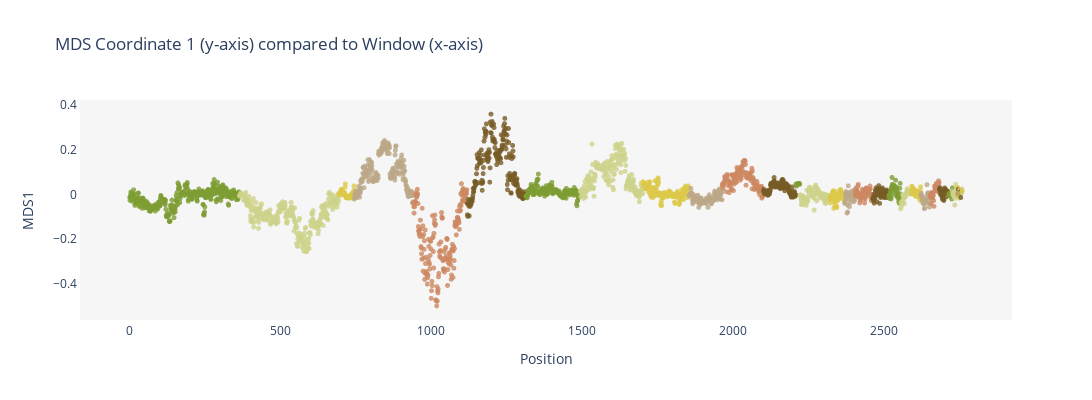

The notebook cell this image was saved under:
### Code cell
fig = px.scatter(y=mds.samples["PC1"], 
                 title="MDS Coordinate 1 (y-axis) compared to Window (x-axis)", 
                 color=chrs, 
                 labels=chrs,
                 color_discrete_sequence=kakapo_colors,
                 width=1200, height=400
                )

fig.update_traces(marker=dict(size=5, opacity=0.8))
fig.update_layout(showlegend=False)
fig.update_layout(xaxis=dict(showgrid=False, zeroline=False, showline=True, title="Position"))
fig.update_layout(yaxis=dict(showgrid=False, zeroline=False, showline=True, title="MDS1"))
fig.update_layout(paper_bgcolor="white")
fig.update_layout(plot_bgcolor="#f6f6f6")
fig.write_image("mds_coord1.svg")
fig.write_image("mds_coord1.png")
fig

### Figure 1 — Plotly figure (JSON) as saved in the notebook; plotly's stock layout.template omitted (floating-point values rounded to 4 significant figures; data arrays with more than 128 entries replaced by an {"elided": "..."} marker saying what was removed)
{"data": [{"hovertemplate": "color=S1<br>x=%{x}<br>y=%{y}<extra></extra>", "legendgroup": "S1", "marker": {"color": "#7D9D33", "opacity": 0.8, "size": 5, "symbol": "circle"}, "mode": "markers", "name": "S1", "showlegend": true, "type": "scattergl", "x": {"elided": "364 int values"}, "xaxis": "x", "y": {"elided": "364 float values"}, "yaxis": "y"}, {"hovertemplate": "color=S2<br>x=%{x}<br>y=%{y}<extra></extra>", "legendgroup": "S2", "marker": {"color": "#CED38C", "opacity": 0.8, "size": 5, "symbol": "circle"}, "mode": "markers", "name": "S2", "showlegend": true, "type": "scattergl", "x": {"elided": "331 int values"}, "xaxis": "x", "y": {"elided": "331 float values"}, "yaxis": "y"}, {"hovertemplate": "color=S3<br>x=%{x}<br>y=%{y}<extra></extra>", "legendgroup": "S3", "marker": {"color": "#DCC949", "opacity": 0.8, "size": 5, "symbol": "circle"}, "mode": "markers", "name": "S3", "showlegend": true, "type": "scattergl", "x": [695, 696, 697, 698, 699, 700, 701, 702, 703, 704, 705, 706, 707, 708, 709, 710, 711, 712, 713, 714, 715, 716, 717, 718, 719, 720, 721, 722, 723, 724, 725, 726, 727, 728, 729, 730, 731, 732, 733, 734, 735, 736, 737, 738, 739, 740, 741, 742, 743, 744], "xaxis": "x", "y": [0.0002889, -0.0007677, 0.004194, 0.007369, 0.0121, 0.007649, 0.02014, 0.02301, -0.001815, -0.001098, 0.00354, 0.01731, 0.009505, 0.007828, 0.00155, 0.001281, 0.001678, 0.00142, 0.007932, 0.03232, 0.04718, -0.008775, -0.01459, -0.01398, -0.009856, -0.009051, -0.01508, -0.01592, -0.01713, -0.007916, -0.01188, -0.009806, -0.01127, -0.01599, -0.003594, -0.007888, -0.01498, -0.01486, -0.01329, -0.008942, -0.01173, -0.01209, 0.004026, -0.01567, -0.01648, 0.007555, 0.006278, 0.007631, 0.01912, 0.03867], "yaxis": "y"}, {"hovertemplate": "color=S4<br>x=%{x}<br>y=%{y}<extra></extra>", "legendgroup": "S4", "marker": {"color": "#BCA888", "opacity": 0.8, "size": 5, "symbol": "circle"}, "mode": "markers", "name": "S4", "showlegend": true, "type": "scattergl", "x": {"elided": "196 int values"}, "xaxis": "x", "y": {"elided": "196 float values"}, "yaxis": "y"}, {"hovertemplate": "color=S5<br>x=%{x}<br>y=%{y}<extra></extra>", "legendgroup": "S5", "marker": {"color": "#CD8862", "opacity": 0.8, "size": 5, "symbol": "circle"}, "mode": "markers", "name": "S5", "showlegend": true, "type": "scattergl", "x": {"elided": "178 int values"}, "xaxis": "x", "y": {"elided": "178 float values"}, "yaxis": "y"}, {"hovertemplate": "color=S6<br>x=%{x}<br>y=%{y}<extra></extra>", "legendgroup": "S6", "marker": {"color": "#775B24", "opacity": 0.8, "size": 5, "symbol": "circle"}, "mode": "markers", "name": "S6", "showlegend": true, "type": "scattergl", "x": {"elided": "195 int values"}, "xaxis": "x", "y": {"elided": "195 float values"}, "yaxis": "y"}, {"hovertemplate": "color=S7<br>x=%{x}<br>y=%{y}<extra></extra>", "legendgroup": "S7", "marker": {"color": "#7D9D33", "opacity": 0.8, "size": 5, "symbol": "circle"}, "mode": "markers", "name": "S7", "showlegend": true, "type": "scattergl", "x": {"elided": "181 int values"}, "xaxis": "x", "y": {"elided": "181 float values"}, "yaxis": "y"}, {"hovertemplate": "color=S8<br>x=%{x}<br>y=%{y}<extra></extra>", "legendgroup": "S8", "marker": {"color": "#CED38C", "opacity": 0.8, "size": 5, "symbol": "circle"}, "mode": "markers", "name": "S8", "showlegend": true, "type": "scattergl", "x": {"elided": "207 int values"}, "xaxis": "x", "y": {"elided": "207 float values"}, "yaxis": "y"}, {"hovertemplate": "color=S9<br>x=%{x}<br>y=%{y}<extra></extra>", "legendgroup": "S9", "marker": {"color": "#DCC949", "opacity": 0.8, "size": 5, "symbol": "circle"}, "mode": "markers", "name": "S9", "showlegend": true, "type": "scattergl", "x": {"elided": "153 int values"}, "xaxis": "x", "y": {"elided": "153 float values"}, "yaxis": "y"}, {"hovertemplate": "color=S10<br>x=%{x}<br>y=%{y}<extra></extra>", "legendgroup": "S10", "marker": {"color": "#BCA888", "opacity": 0.8, "size": 5, "symbol": "circle"}, "mode": "markers", "name": "S10", "showlegend": true, "type": "scattergl", "x": [1855, 1856, 1857, 1858, 1859, 1860, 1861, 1862, 1863, 1864, 1865, 1866, 1867, 1868, 1869, 1870, 1871, 1872, 1873, 1874, 1875, 1876, 1877, 1878, 1879, 1880, 1881, 1882, 1883, 1884, 1885, 1886, 1887, 1888, 1889, 1890, 1891, 1892, 1893, 1894, 1895, 1896, 1897, 1898, 1899, 1900, 1901, 1902, 1903, 1904, 1905, 1906, 1907, 1908, 1909, 1910, 1911, 1912, 1913, 1914, 1915, 1916, 1917, 1918, 1919, 1920, 1921, 1922, 1923, 1924, 1925, 1926, 1927, 1928, 1929, 1930, 1931, 1932, 1933, 1934, 1935, 1936, 1937, 1938, 1939, 1940, 1941, 1942, 1943, 1944, 1945, 1946, 1947, 1948, 1949, 1950, 1951, 1952, 1953, 1954, 1955, 1956, 1957, 1958, 1959, 1960, 1961, 1962, 1963, 1964], "xaxis": "x", "y": [-0.005475, -0.005317, -0.00336, -0.00096, 0.002458, -0.003237, 0.02718, 0.004978, 0.007433, -0.01234, -0.004417, -0.02521, -0.0421, -0.03443, -0.0005284, -0.0297, -0.03436, -0.02654, -0.02304, -0.01718, -0.01392, -0.00717, -0.02241, -0.01334, -0.01188, -0.006177, -0.01961, -0.0145, -0.01846, -0.003303, -0.01532, -0.03818, -0.05812, -0.03671, -0.03433, -0.03587, -0.04596, -0.03826, -0.02252, -0.01716, -0.01631, -0.03165, -0.03411, -0.03424, -0.03894, -0.039, -0.03799, -0.0298, -0.02673, -0.03325, -0.03753, -0.03695, -0.03387, -0.03942, -0.02671, -0.02782, -0.03859, -0.03969, -0.01577, -0.02209, -0.02841, -0.0279, -0.03282, -0.0579, -0.01593, -0.01371, -0.01766, -0.001392, -0.01406, -0.01779, -0.02982, -0.02857, -0.02881, -0.03876, -0.04235, -0.03427, -0.02148, -0.01193, -0.02408, -0.02328, -0.02616, -0.02621, -0.02681, -0.01331, 0.006646, 0.01499, -0.008622, -0.01314, -0.0005132, 0.002141, 0.009278, -2.883e-05, -0.00987, -0.02435, -0.01734, -0.01499, -0.00437, 0.01364, 0.000798, 0.01426, 0.02126, 0.02454, -0.00338, -0.02112, -0.02114, -0.00201, 0.01018, 0.007583, 0.008509, -0.02389], "yaxis": "y"}, {"hovertemplate": "color=S11<br>x=%{x}<br>y=%{y}<extra></extra>", "legendgroup": "S11", "marker": {"color": "#CD8862", "opacity": 0.8, "size": 5, "symbol": "circle"}, "mode": "markers", "name": "S11", "showlegend": true, "type": "scattergl", "x": {"elided": "137 int values"}, "xaxis": "x", "y": {"elided": "137 float values"}, "yaxis": "y"}, {"hovertemplate": "color=S12<br>x=%{x}<br>y=%{y}<extra></extra>", "legendgroup": "S12", "marker": {"color": "#775B24", "opacity": 0.8, "size": 5, "symbol": "circle"}, "mode": "markers", "name": "S12", "showlegend": true, "type": "scattergl", "x": [2102, 2103, 2104, 2105, 2106, 2107, 2108, 2109, 2110, 2111, 2112, 2113, 2114, 2115, 2116, 2117, 2118, 2119, 2120, 2121, 2122, 2123, 2124, 2125, 2126, 2127, 2128, 2129, 2130, 2131, 2132, 2133, 2134, 2135, 2136, 2137, 2138, 2139, 2140, 2141, 2142, 2143, 2144, 2145, 2146, 2147, 2148, 2149, 2150, 2151, 2152, 2153, 2154, 2155, 2156, 2157, 2158, 2159, 2160, 2161, 2162, 2163, 2164, 2165, 2166, 2167, 2168, 2169, 2170, 2171, 2172, 2173, 2174, 2175, 2176, 2177, 2178, 2179, 2180, 2181, 2182, 2183, 2184, 2185, 2186, 2187, 2188, 2189, 2190, 2191, 2192, 2193, 2194, 2195, 2196, 2197, 2198, 2199, 2200, 2201, 2202, 2203, 2204, 2205, 2206, 2207, 2208, 2209], "xaxis": "x", "y": [0.01528, 0.02354, 0.006128, 0.01344, 0.009227, 0.001685, 0.01053, 0.01245, 0.01398, 0.01049, 0.005664, 0.01563, 0.008222, 0.003304, -0.003819, -0.003022, 0.01609, 0.01235, 0.02028, 0.008956, 0.002185, 0.01695, 0.01555, 0.04233, 0.04963, 0.04067, 0.035, 0.04732, 0.0402, 0.04945, 0.04863, 0.03309, 0.0552, 0.05696, 0.05838, 0.07573, 0.06008, 0.04847, 0.04557, 0.03439, 0.04013, 0.03244, 0.03602, 0.03965, 0.03974, 0.0417, 0.03586, 0.03858, 0.04496, 0.05207, 0.04849, 0.03543, 0.03854, 0.03357, 0.0291, 0.0269, 0.03052, 0.02737, 0.04527, 0.04278, 0.04199, 0.06407, 0.06471, 0.06755, 0.03302, 0.04755, 0.06103, 0.03824, 0.02741, 0.04216, 0.01642, 0.02854, 0.03397, 0.03277, 0.04663, 0.04836, 0.0452, 0.03012, 0.03359, 0.03197, 0.04132, 0.03469, 0.03421, 0.0151, 0.03565, 0.02234, 0.005811, 0.007061, 0.01314, 0.006448, -0.003624, -0.004066, -0.01176, -0.0105, -0.01212, 0.03374, 0.01576, -0.01026, 0.006324, -0.01172, 0.005915, -0.004401, 0.006925, 0.01226, -0.008347, -0.007201, -0.001024, -0.002776], "yaxis": "y"}, {"hovertemplate": "color=S13<br>x=%{x}<br>y=%{y}<extra></extra>", "legendgroup": "S13", "marker": {"color": "#7D9D33", "opacity": 0.8, "size": 5, "symbol": "circle"}, "mode": "markers", "name": "S13", "showlegend": true, "type": "scattergl", "x": [2210, 2211, 2212, 2213, 2214, 2215, 2216, 2217, 2218, 2219, 2220, 2221, 2222], "xaxis": "x", "y": [0.04727, 0.03723, 0.04421, 0.04367, 0.04408, 0.0482, 0.04509, 0.04934, 0.04587, 0.04809, 0.05004, 0.04545, 0.0464], "yaxis": "y"}, {"hovertemplate": "color=S14<br>x=%{x}<br>y=%{y}<extra></extra>", "legendgroup": "S14", "marker": {"color": "#CED38C", "opacity": 0.8, "size": 5, "symbol": "circle"}, "mode": "markers", "name": "S14", "showlegend": true, "type": "scattergl", "x": [2223, 2224, 2225, 2226, 2227, 2228, 2229, 2230, 2231, 2232, 2233, 2234, 2235, 2236, 2237, 2238, 2239, 2240, 2241, 2242, 2243, 2244, 2245, 2246, 2247, 2248, 2249, 2250, 2251, 2252, 2253, 2254, 2255, 2256, 2257, 2258, 2259, 2260, 2261, 2262, 2263, 2264, 2265, 2266, 2267, 2268, 2269, 2270, 2271, 2272, 2273, 2274, 2275, 2276, 2277, 2278, 2279, 2280, 2281, 2282, 2283, 2284, 2285, 2286, 2287, 2288, 2289, 2290, 2291, 2292, 2293, 2294, 2295, 2296, 2297, 2298, 2299, 2300, 2301, 2302, 2303, 2304, 2305, 2306, 2307, 2308, 2309, 2310, 2311, 2312, 2313, 2314, 2315, 2316, 2317, 2318, 2319, 2320, 2321], "xaxis": "x", "y": [-0.004701, -0.002667, -0.002491, -0.01998, -0.04463, -0.02795, -0.0314, -0.04391, -0.01164, -0.005335, -0.04593, -0.01345, -0.01192, -0.0154, -0.01653, -0.01484, -0.02002, -0.02386, -0.02027, -0.02595, -0.04904, -0.0401, -0.01707, 0.019, -0.02887, -0.01954, -0.02995, -0.006622, 0.01763, 0.009914, 0.01973, 0.03256, 0.0252, 0.01518, 0.01422, 0.02995, 0.005825, 0.01439, -0.002679, -0.003539, -0.009359, -0.006107, 0.0147, -0.002168, -0.002459, -0.002304, -0.01712, -0.06998, -0.01723, 0.02113, 0.03518, 0.03051, 0.04207, 0.01941, 0.005113, -0.02895, 0.01034, 0.003332, 0.02689, 0.007546, 0.002799, 0.01972, -0.001556, 0.003419, -0.0042, 0.008525, -0.008394, -0.01732, -0.005804, -0.008094, 0.00431, -0.007027, -0.01174, 0.002535, 0.001751, -0.001461, 0.00259, 0.001658, -0.01003, -0.01819, -0.02335, -0.02645, -0.03601, -0.03077, -0.04041, 0.0001947, -0.01795, -0.03588, -0.01352, -0.01118, -0.003478, -0.01389, -0.01627, -0.01499, -0.01636, -0.01017, -0.01234, -0.0156, -0.004787], "yaxis": "y"}, {"hovertemplate": "color=S15<br>x=%{x}<br>y=%{y}<extra></extra>", "legendgroup": "S15", "marker": {"color": "#DCC949", "opacity": 0.8, "size": 5, "symbol": "circle"}, "mode": "markers", "name": "S15", "showlegend": true, "type": "scattergl", "x": [2322, 2323, 2324, 2325, 2326, 2327, 2328, 2329, 2330, 2331, 2332, 2333, 2334, 2335, 2336, 2337, 2338, 2339, 2340, 2341, 2342, 2343, 2344, 2345, 2346, 2347, 2348, 2349, 2350, 2351, 2352, 2353, 2354, 2355, 2356, 2357, 2358, 2359, 2360, 2361, 2362, 2363, 2364, 2365, 2366, 2367, 2368, 2369, 2370], "xaxis": "x", "y": [-0.0225, -0.03803, -0.01297, -0.02, -0.01937, -0.01738, 0.000886, -0.007724, -0.009231, 0.01166, -0.01888, 0.00655, 0.01676, -0.06237, -0.03715, -0.02146, -0.05319, -0.006764, -0.03269, -0.02036, -0.01645, 0.01219, -0.05171, -0.05918, -0.007363, -0.02854, 0.0006437, -0.008572, -0.02172, -0.02149, -0.01661, -0.01268, -0.001236, 0.005695, 0.01965, 0.01117, 0.02218, 0.01071, 0.004809, -0.006626, -0.004296, 0.004343, 0.00083, -0.006236, -0.02019, -0.008945, -0.0006028, -0.0006096, -0.02867], "yaxis": "y"}, {"hovertemplate": "color=S16<br>x=%{x}<br>y=%{y}<extra></extra>", "legendgroup": "S16", "marker": {"color": "#BCA888", "opacity": 0.8, "size": 5, "symbol": "circle"}, "mode": "markers", "name": "S16", "showlegend": true, "type": "scattergl", "x": [2371, 2372, 2373, 2374, 2375, 2376, 2377, 2378, 2379, 2380, 2381, 2382, 2383, 2384, 2385, 2386, 2387, 2388, 2389, 2390, 2391, 2392, 2393, 2394, 2395, 2396, 2397, 2398, 2399, 2400, 2401, 2402, 2403, 2404], "xaxis": "x", "y": [-0.03988, -0.03697, 0.0004073, -0.0235, 0.01282, -0.01168, 0.004541, -0.0118, -0.08333, -0.04751, -0.0788, 0.007192, 0.03863, 0.007697, -0.02203, -0.003593, -0.05495, -0.005447, -0.0373, 0.01077, -0.01235, -0.0214, -0.01193, 0.00583, -0.0006006, 0.005202, 0.0166, -0.0005902, -0.0006996, -0.0096, -0.03283, -0.02151, -0.02652, -0.02615], "yaxis": "y"}, {"hovertemplate": "color=S17<br>x=%{x}<br>y=%{y}<extra></extra>", "legendgroup": "S17", "marker": {"color": "#CD8862", "opacity": 0.8, "size": 5, "symbol": "circle"}, "mode": "markers", "name": "S17", "showlegend": true, "type": "scattergl", "x": [2405, 2406, 2407, 2408, 2409, 2410, 2411, 2412, 2413, 2414, 2415, 2416, 2417, 2418, 2419, 2420, 2421, 2422, 2423, 2424, 2425, 2426, 2427, 2428, 2429, 2430, 2431, 2432, 2433, 2434, 2435, 2436, 2437, 2438, 2439, 2440, 2441, 2442, 2443, 2444, 2445, 2446, 2447, 2448, 2449, 2450, 2451, 2452, 2453, 2454, 2455, 2456, 2457, 2458, 2459, 2460, 2461, 2462, 2463], "xaxis": "x", "y": [0.02079, 0.0002898, -0.005248, 0.004054, 0.02918, -0.008493, 0.01824, 0.0172, 0.01382, 0.009475, 0.03679, 0.04506, -0.009179, 0.00121, -0.005789, -0.01503, -0.03792, -0.01168, -0.02651, -0.02126, 0.00378, -0.008857, 0.003045, -0.000485, 0.002148, 0.02325, 0.01451, -0.003277, 0.0171, 0.01049, -0.01346, 0.009215, -0.03818, -0.01526, -0.02122, 0.023, 0.02592, 0.02859, 0.02662, 0.008531, 0.002636, 0.01197, -0.005705, 0.00459, 0.01141, 0.01831, 0.003788, 0.003836, -0.000672, 0.02325, 0.03776, 0.024, 0.00226, -0.01519, -0.000745, -0.02826, -0.02453, 0.0003646, -0.006409], "yaxis": "y"}, {"hovertemplate": "color=S18<br>x=%{x}<br>y=%{y}<extra></extra>", "legendgroup": "S18", "marker": {"color": "#775B24", "opacity": 0.8, "size": 5, "symbol": "circle"}, "mode": "markers", "name": "S18", "showlegend": true, "type": "scattergl", "x": [2464, 2465, 2466, 2467, 2468, 2469, 2470, 2471, 2472, 2473, 2474, 2475, 2476, 2477, 2478, 2479, 2480, 2481, 2482, 2483, 2484, 2485, 2486, 2487, 2488, 2489, 2490, 2491, 2492, 2493, 2494, 2495, 2496, 2497, 2498, 2499, 2500, 2501, 2502, 2503, 2504, 2505, 2506, 2507, 2508, 2509, 2510, 2511, 2512, 2513, 2514, 2515, 2516], "xaxis": "x", "y": [-0.01753, -0.01768, -0.01312, -0.02771, 0.0004847, -0.03913, -0.01398, -0.01764, -0.004925, 0.01738, 0.01577, 0.02917, 0.01834, -0.003608, -0.03302, 0.02234, -0.001523, 0.01456, 0.02718, 0.001785, 0.03951, 0.01332, 0.02388, -0.04008, 0.002083, 0.01011, -0.01391, -0.00665, 0.004096, 0.0201, -0.003945, 0.02363, 0.02939, -0.006918, 0.003025, -0.01127, 0.0006286, 0.01396, -0.001912, -0.01459, -0.006357, -0.006476, 0.004553, 0.0132, 0.01445, 0.02027, 0.007073, -0.007645, -0.0145, 0.009819, 0.014, 0.008849, 0.0163], "yaxis": "y"}, {"hovertemplate": "color=S19<br>x=%{x}<br>y=%{y}<extra></extra>", "legendgroup": "S19", "marker": {"color": "#7D9D33", "opacity": 0.8, "size": 5, "symbol": "circle"}, "mode": "markers", "name": "S19", "showlegend": true, "type": "scattergl", "x": [2517, 2518, 2519, 2520, 2521, 2522, 2523, 2524, 2525, 2526, 2527, 2528, 2529, 2530, 2531, 2532, 2533, 2534, 2535, 2536, 2537, 2538, 2539, 2540, 2541, 2542, 2543, 2544, 2545, 2546, 2547, 2548, 2549, 2550, 2551, 2552, 2553, 2554, 2555, 2556], "xaxis": "x", "y": [-0.006359, -0.004588, -0.002587, -0.01784, -0.005949, 0.01445, 0.003086, -0.01425, -0.02011, 0.0293, 0.0353, 0.07609, 0.04485, 0.01324, 0.04169, 0.02615, 0.02421, 0.04142, 0.03732, 0.02549, 0.03581, -0.002192, 0.03252, 0.06382, 0.01417, 0.0333, 0.02743, 0.004769, -0.01107, 0.01045, 0.000619, -0.00516, -0.01714, -0.0321, -0.01559, -0.03985, -0.01028, 0.02768, 0.04975, 0.002181], "yaxis": "y"}, {"hovertemplate": "color=S20<br>x=%{x}<br>y=%{y}<extra></extra>", "legendgroup": "S20", "marker": {"color": "#CED38C", "opacity": 0.8, "size": 5, "symbol": "circle"}, "mode": "markers", "name": "S20", "showlegend": true, "type": "scattergl", "x": [2557, 2558, 2559, 2560, 2561, 2562, 2563, 2564, 2565, 2566, 2567, 2568, 2569, 2570, 2571, 2572, 2573, 2574, 2575, 2576, 2577, 2578, 2579, 2580, 2581, 2582, 2583, 2584, 2585, 2586, 2587, 2588, 2589, 2590, 2591], "xaxis": "x", "y": [-0.06422, -0.03653, -0.05391, -0.03958, -0.04446, -0.03046, -0.03272, -0.001102, -0.00706, -0.023, -0.004874, -0.01436, -0.04144, -0.005299, -0.0134, -0.0008183, -0.002447, -0.007714, 0.003782, 0.008603, 0.01255, 0.02058, 0.02565, 0.009263, 0.01243, 0.004026, 0.006022, 0.01245, 0.01027, 0.01581, 0.003008, 0.009726, 0.002276, 0.01439, 0.01377], "yaxis": "y"}, {"hovertemplate": "color=S21<br>x=%{x}<br>y=%{y}<extra></extra>", "legendgroup": "S21", "marker": {"color": "#DCC949", "opacity": 0.8, "size": 5, "symbol": "circle"}, "mode": "markers", "name": "S21", "showlegend": true, "type": "scattergl", "x": [2592, 2593, 2594, 2595, 2596, 2597, 2598, 2599, 2600, 2601, 2602, 2603, 2604, 2605, 2606, 2607, 2608, 2609, 2610, 2611, 2612, 2613, 2614, 2615, 2616, 2617, 2618, 2619, 2620, 2621, 2622, 2623], "xaxis": "x", "y": [0.01955, 0.002846, 0.03691, 0.03416, 0.009049, 0.008768, 0.00588, 0.02619, 0.0255, -0.0004982, 0.007893, 0.008183, 0.01655, 0.01587, -0.008702, 0.004161, 0.0137, 0.01573, 0.01375, 0.01041, 0.01488, 0.01566, 0.0004361, 0.00128, -0.008446, -0.01359, -0.01163, -0.004067, -0.01577, -0.02676, 0.0175, 0.03421], "yaxis": "y"}, {"hovertemplate": "color=S22<br>x=%{x}<br>y=%{y}<extra></extra>", "legendgroup": "S22", "marker": {"color": "#BCA888", "opacity": 0.8, "size": 5, "symbol": "circle"}, "mode": "markers", "name": "S22", "showlegend": true, "type": "scattergl", "x": [2624, 2625, 2626, 2627, 2628, 2629, 2630, 2631, 2632, 2633, 2634, 2635, 2636, 2637, 2638, 2639, 2640, 2641, 2642, 2643, 2644, 2645, 2646, 2647, 2648, 2649, 2650, 2651, 2652, 2653, 2654], "xaxis": "x", "y": [-0.0009493, 0.004942, -0.01011, -0.01384, -0.009466, -0.02849, -0.02452, -0.03842, -0.04255, -0.03785, -0.01251, -0.06426, -0.03604, -0.06064, -0.0239, -0.03281, -0.02696, -0.03319, -0.02927, -0.03824, 0.04378, -0.0006791, -0.0193, 0.007049, 0.005106, 0.006133, -0.01078, -0.01828, -0.05624, -0.04237, -0.02021], "yaxis": "y"}, {"hovertemplate": "color=S23<br>x=%{x}<br>y=%{y}<extra></extra>", "legendgroup": "S23", "marker": {"color": "#CD8862", "opacity": 0.8, "size": 5, "symbol": "circle"}, "mode": "markers", "name": "S23", "showlegend": true, "type": "scattergl", "x": [2655, 2656, 2657, 2658, 2659, 2660, 2661, 2662, 2663, 2664, 2665, 2666, 2667, 2668, 2669, 2670, 2671, 2672, 2673, 2674, 2675, 2676, 2677, 2678, 2679, 2680, 2681, 2682, 2683, 2684], "xaxis": "x", "y": [-0.01065, -0.0003613, 0.001592, -0.04003, 0.008495, 0.003554, -0.01697, -0.01652, 0.005953, -0.00658, -0.003958, -0.02782, -0.0534, 0.01225, 0.03764, 0.02887, 0.0264, 0.01974, 0.03836, 0.04246, 0.05017, 0.03488, 0.01586, 0.01341, 0.01539, 0.02167, 0.02535, 0.06106, 0.04601, 0.05374], "yaxis": "y"}, {"hovertemplate": "color=S24<br>x=%{x}<br>y=%{y}<extra></extra>", "legendgroup": "S24", "marker": {"color": "#775B24", "opacity": 0.8, "size": 5, "symbol": "circle"}, "mode": "markers", "name": "S24", "showlegend": true, "type": "scattergl", "x": [2685, 2686, 2687, 2688, 2689, 2690, 2691, 2692, 2693, 2694, 2695, 2696, 2697, 2698, 2699, 2700, 2701, 2702, 2703, 2704, 2705, 2706, 2707, 2708, 2709, 2710, 2711, 2712, 2713, 2714, 2715], "xaxis": "x", "y": [0.02254, 0.02655, 0.03002, 0.001159, 0.01266, 0.009982, -0.002436, 0.01739, 0.01232, -0.01108, -0.0212, -0.006382, -0.002934, -0.001933, -0.02238, -0.02691, 0.0004094, 0.02261, 0.02925, 0.02168, 0.02083, 0.02173, 0.01029, -0.01104, 0.006657, 0.0159, 0.01352, 0.0149, 0.01187, 0.008384, 0.006861], "yaxis": "y"}, {"hovertemplate": "color=S25<br>x=%{x}<br>y=%{y}<extra></extra>", "legendgroup": "S25", "marker": {"color": "#7D9D33", "opacity": 0.8, "size": 5, "symbol": "circle"}, "mode": "markers", "name": "S25", "showlegend": true, "type": "scattergl", "x": [2716, 2717, 2718, 2719, 2720, 2721, 2722, 2723, 2724, 2725, 2726, 2727, 2728], "xaxis": "x", "y": [-0.0002621, 0.002903, 0.006138, -0.003658, -0.002031, -0.0008895, 0.002629, -0.009216, -0.001209, 0.008576, -0.02061, 0.001541, 0.02895], "yaxis": "y"}, {"hovertemplate": "color=S26<br>x=%{x}<br>y=%{y}<extra></extra>", "legendgroup": "S26", "marker": {"color": "#CED38C", "opacity": 0.8, "size": 5, "symbol": "circle"}, "mode": "markers", "name": "S26", "showlegend": true, "type": "scattergl", "x": [2729, 2730, 2731, 2732, 2733, 2734, 2735, 2736, 2737, 2738, 2739, 2740, 2741, 2742, 2743, 2744], "xaxis": "x", "y": [0.01151, -0.001295, 0.00304, -0.0008147, -0.008118, 0.009183, -0.007635, -0.0473, -0.0177, 0.01076, 0.04549, 0.01906, 0.006106, -0.002583, -0.004738, 0.006424], "yaxis": "y"}, {"hovertemplate": "color=NC_044298.1_ctg1<br>x=%{x}<br>y=%{y}<extra></extra>", "legendgroup": "NC_044298.1_ctg1", "marker": {"color": "#DCC949", "opacity": 0.8, "size": 5, "symbol": "circle"}, "mode": "markers", "name": "NC_044298.1_ctg1", "showlegend": true, "type": "scattergl", "x": [2745], "xaxis": "x", "y": [0.03208], "yaxis": "y"}, {"hovertemplate": "color=NC_044299.1_ctg1<br>x=%{x}<br>y=%{y}<extra></extra>", "legendgroup": "NC_044299.1_ctg1", "marker": {"color": "#BCA888", "opacity": 0.8, "size": 5, "symbol": "circle"}, "mode": "markers", "name": "NC_044299.1_ctg1", "showlegend": true, "type": "scattergl", "x": [2746], "xaxis": "x", "y": [-0.004603], "yaxis": "y"}, {"hovertemplate": "color=NC_044300.1_ctg1<br>x=%{x}<br>y=%{y}<extra></extra>", "legendgroup": "NC_044300.1_ctg1", "marker": {"color": "#CD8862", "opacity": 0.8, "size": 5, "symbol": "circle"}, "mode": "markers", "name": "NC_044300.1_ctg1", "showlegend": true, "type": "scattergl", "x": [2747], "xaxis": "x", "y": [0.00783], "yaxis": "y"}, {"hovertemplate": "color=NW_022045577.1_ctg1<br>x=%{x}<br>y=%{y}<extra></extra>", "legendgroup": "NW_022045577.1_ctg1", "marker": {"color": "#775B24", "opacity": 0.8, "size": 5, "symbol": "circle"}, "mode": "markers", "name": "NW_022045577.1_ctg1", "showlegend": true, "type": "scattergl", "x": [2748], "xaxis": "x", "y": [0.02326], "yaxis": "y"}, {"hovertemplate": "color=NW_022045589.1_ctg1<br>x=%{x}<br>y=%{y}<extra></extra>", "legendgroup": "NW_022045589.1_ctg1", "marker": {"color": "#7D9D33", "opacity": 0.8, "size": 5, "symbol": "circle"}, "mode": "markers", "name": "NW_022045589.1_ctg1", "showlegend": true, "type": "scattergl", "x": [2749], "xaxis": "x", "y": [0.0002435], "yaxis": "y"}, {"hovertemplate": "color=NW_022045602.1_ctg1<br>x=%{x}<br>y=%{y}<extra></extra>", "legendgroup": "NW_022045602.1_ctg1", "marker": {"color": "#CED38C", "opacity": 0.8, "size": 5, "symbol": "circle"}, "mode": "markers", "name": "NW_022045602.1_ctg1", "showlegend": true, "type": "scattergl", "x": [2750], "xaxis": "x", "y": [-0.01695], "yaxis": "y"}, {"hovertemplate": "color=NW_022045628.1_ctg1<br>x=%{x}<br>y=%{y}<extra></extra>", "legendgroup": "NW_022045628.1_ctg1", "marker": {"color": "#DCC949", "opacity": 0.8, "size": 5, "symbol": "circle"}, "mode": "markers", "name": "NW_022045628.1_ctg1", "showlegend": true, "type": "scattergl", "x": [2751, 2752, 2753], "xaxis": "x", "y": [-0.008304, 0.008792, 0.02181], "yaxis": "y"}, {"hovertemplate": "color=NW_022045629.1_ctg1<br>x=%{x}<br>y=%{y}<extra></extra>", "legendgroup": "NW_022045629.1_ctg1", "marker": {"color": "#BCA888", "opacity": 0.8, "size": 5, "symbol": "circle"}, "mode": "markers", "name": "NW_022045629.1_ctg1", "showlegend": true, "type": "scattergl", "x": [2754], "xaxis": "x", "y": [0.01634], "yaxis": "y"}, {"hovertemplate": "color=NW_022045631.1_ctg1<br>x=%{x}<br>y=%{y}<extra></extra>", "legendgroup": "NW_022045631.1_ctg1", "marker": {"color": "#CD8862", "opacity": 0.8, "size": 5, "symbol": "circle"}, "mode": "markers", "name": "NW_022045631.1_ctg1", "showlegend": true, "type": "scattergl", "x": [2755], "xaxis": "x", "y": [0.004101], "yaxis": "y"}, {"hovertemplate": "color=NW_022045634.1_ctg1<br>x=%{x}<br>y=%{y}<extra></extra>", "legendgroup": "NW_022045634.1_ctg1", "marker": {"color": "#775B24", "opacity": 0.8, "size": 5, "symbol": "circle"}, "mode": "markers", "name": "NW_022045634.1_ctg1", "showlegend": true, "type": "scattergl", "x": [2756, 2757], "xaxis": "x", "y": [-0.01348, 0.015], "yaxis": "y"}, {"hovertemplate": "color=NW_022045635.1_ctg1<br>x=%{x}<br>y=%{y}<extra></extra>", "legendgroup": "NW_022045635.1_ctg1", "marker": {"color": "#7D9D33", "opacity": 0.8, "size": 5, "symbol": "circle"}, "mode": "markers", "name": "NW_022045635.1_ctg1", "showlegend": true, "type": "scattergl", "x": [2758], "xaxis": "x", "y": [0.008759], "yaxis": "y"}, {"hovertemplate": "color=NW_022045636.1_ctg1<br>x=%{x}<br>y=%{y}<extra></extra>", "legendgroup": "NW_022045636.1_ctg1", "marker": {"color": "#CED38C", "opacity": 0.8, "size": 5, "symbol": "circle"}, "mode": "markers", "name": "NW_022045636.1_ctg1", "showlegend": true, "type": "scattergl", "x": [2759, 2760], "xaxis": "x", "y": [0.008835, 0.0247], "yaxis": "y"}, {"hovertemplate": "color=NW_022045640.1_ctg1<br>x=%{x}<br>y=%{y}<extra></extra>", "legendgroup": "NW_022045640.1_ctg1", "marker": {"color": "#DCC949", "opacity": 0.8, "size": 5, "symbol": "circle"}, "mode": "markers", "name": "NW_022045640.1_ctg1", "showlegend": true, "type": "scattergl", "x": [2761], "xaxis": "x", "y": [0.01611], "yaxis": "y"}], "layout": {"height": 400, "legend": {"title": {"text": "color"}, "tracegroupgap": 0}, "paper_bgcolor": "white", "plot_bgcolor": "#f6f6f6", "showlegend": false, "title": {"text": "MDS Coordinate 1 (y-axis) compared to Window (x-axis)"}, "width": 1200, "xaxis": {"anchor": "y", "autorange": true, "domain": [0, 1], "range": [-163.7, 2925.0], "showgrid": false, "showline": true, "title": {"text": "Position"}, "type": "linear", "zeroline": false}, "yaxis": {"anchor": "x", "autorange": true, "domain": [0, 1], "range": [-0.563, 0.4234], "showgrid": false, "showline": true, "title": {"text": "MDS1"}, "type": "linear", "zeroline": false}}}
